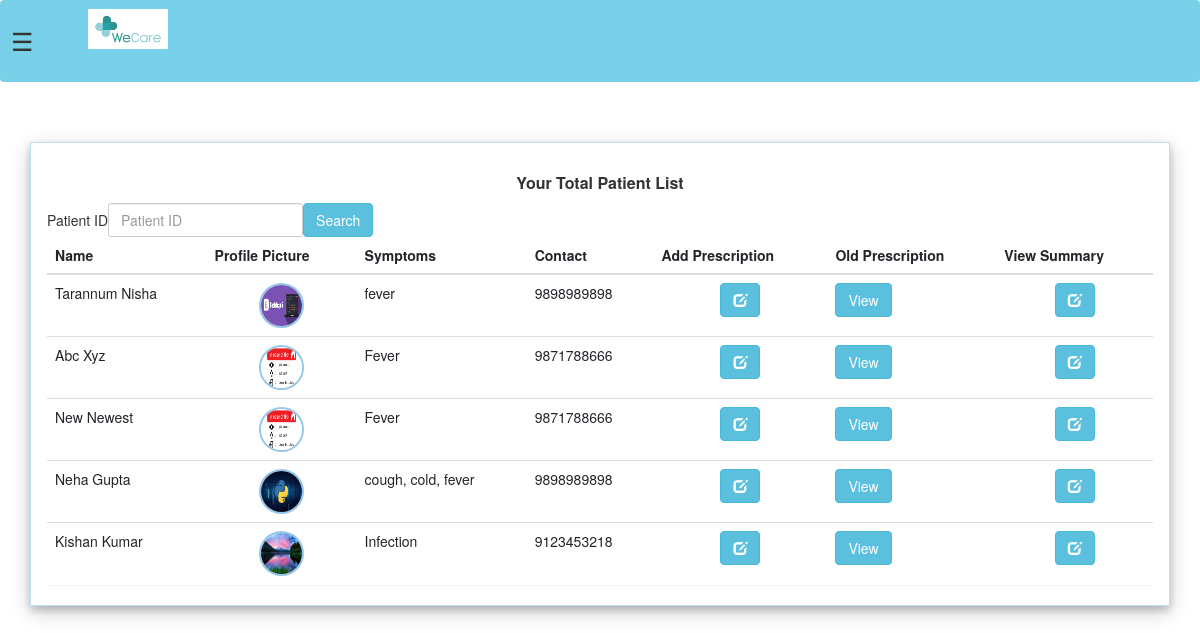
The page /doctor-patient-search (signed in) on the database its author committed.
### hospital/models.py (models this page shows, shortened)
class Patient(models.Model):
    user = models.OneToOneField(User, on_delete=models.CASCADE)
    profile_pic = models.ImageField(
        upload_to='profile_pic/PatientProfilePic/', null=True, blank=True)
    address = models.CharField(max_length=40)
    mobile = models.CharField(max_length=20, null=False)
    symptoms = models.CharField(max_length=100, null=False)
    assignedDoctorId = models.PositiveIntegerField(null=True)
    allergy_substance = models.CharField(max_length=100)
    allergy_criticality = models.CharField(
        max_length=20, choices=criticality, default='low')
    problems_list = models.CharField(max_length=100, null=False)
    immunization = models.CharField(max_length=100, null=False)
    history_procedure = models.CharField(max_length=100, null=False)
    diagnostic_results = models.FileField(
        upload_to='patient_document/', null=True, blank=True)
    past_history_of_illness = models.CharField(max_length=100, null=False)
    @property
    def get_name(self):
        return self.user.first_name+" "+self.user.last_name

### hospital/views.py (the view)
# urls.py: path('doctor-patient-search', views.doctor_patient_search_view,
@login_required(login_url='doctorlogin')
@user_passes_test(is_doctor)
def doctor_patient_search_view(request):
    mydict = {
        'patients': models.Patient.objects.all().filter(assignedDoctorId=request.user.id),
        'doctor': models.Doctor.objects.get(user_id=request.user.id),
    }
    if request.method == 'POST':
        mydict = {
            'patients': models.Patient.objects.all().filter(assignedDoctorId=request.user.id, id=request.POST['patId']),
            'doctor': models.Doctor.objects.get(user_id=request.user.id),
        }
    return render(request, 'hospital/doctor_patient.html', context=mydict)

### hospital/views.py (called while the page is built)
def is_doctor(user):
    return user.groups.filter(name='DOCTOR').exists()

### templates/hospital/doctor_patient.html (shortened to what this page needs)
{% extends 'hospital/doctor_base.html' %}
{% block content %}
{%load static%}
<head>
  <link href="//netdna.bootstrapcdn.com/bootstrap/3.0.0/css/bootstrap.min.css" rel="stylesheet" id="bootstrap-css">
</head>
<div class="container">
  <div class="panel">
    <div class="panel-heading">
      <h6 class="panel-title" style="font-weight: 700;">Your Total Patient List</h6>
    </div>
    <form method="POST">
      <table>
        <tr>
          <td>Patient ID</td>
          <td><input type="number" class="form-control rounded" name = "patId" placeholder="Patient ID" value=""></td>
          <td><input type="submit" name="submit" type="button" class="btn btn-info" value="Search"></td>
        </tr>
      </table>
    </form>
    <table class="table table-hover" id="dev-table" align="center">
      <thead>
        <tr>
          <th>Name</th>
          <th>Profile Picture</th>
          <th>Symptoms</th>
          <th>Contact</th>
          <th>Add Prescription</th>
          <th>Old Prescription</th>
          <th>View Summary</th>
        </tr>
      </thead>
      {% for p in patients %}
      <tr>
        <td> {{p.get_name}}</td>
        <td align="center"> <img src="{% static p.profile_pic.url %}" alt="Profile Pic" height="45px" width="45px" style="border-radius: 50%;border: 2px solid rgb(148, 199, 233);" /></td>
        <td>{{p.symptoms}}</td>
        <td>{{p.mobile}}</td>
        <td align="center"><a class="btn btn-info" href="{% url 'new-prescription' p.id  %}"><span class="glyphicon glyphicon-edit"></span></a></td>
        <td><a href="{% url 'old-prescription' p.id  %}" class="btn btn-info" role="button" aria-pressed="true">View</a></td>
        <td align="center"><a class="btn btn-info" href="{% url 'patient-summary' p.id  %}"><span class="glyphicon glyphicon-edit"></span></a></td>
      </tr>
      {% endfor %}
    </table>
  </div>
</div>
{% endblock content %}

### templates/hospital/doctor_base.html (style rules this page uses)
a:link { text-decoration: none; }
a { color: white; ; }

### templates/hospital/doctor_patient.html (style rules this page uses)
.container { padding-top: 20px; overflow-y: scroll; overflow-x: scroll; box-shadow: 0 4px 8px 0 rgba(0, 0, 0, 0.2), 0 6px 20px 0 rgba(0, 0, 0, 0.19); border:solid rgba(188, 225, 243, 0.993) 1px ; }
a:link { text-decoration: none; }
h6 { text-align: center; }

### rows shown on the page
Patient: get_name "Tarannum Nisha", profile_pic (picture), symptoms "fever", mobile "9898989898"
Patient: get_name "Abc Xyz", profile_pic (picture), symptoms "Fever", mobile "9871788666"
Patient: get_name "New Newest", profile_pic (picture), symptoms "Fever", mobile "9871788666"
Patient: get_name "Neha Gupta", profile_pic (picture), symptoms "cough, cold, fever", mobile "9898989898"
Patient: get_name "Kishan Kumar", profile_pic (picture), symptoms "Infection", mobile "9123453218"
